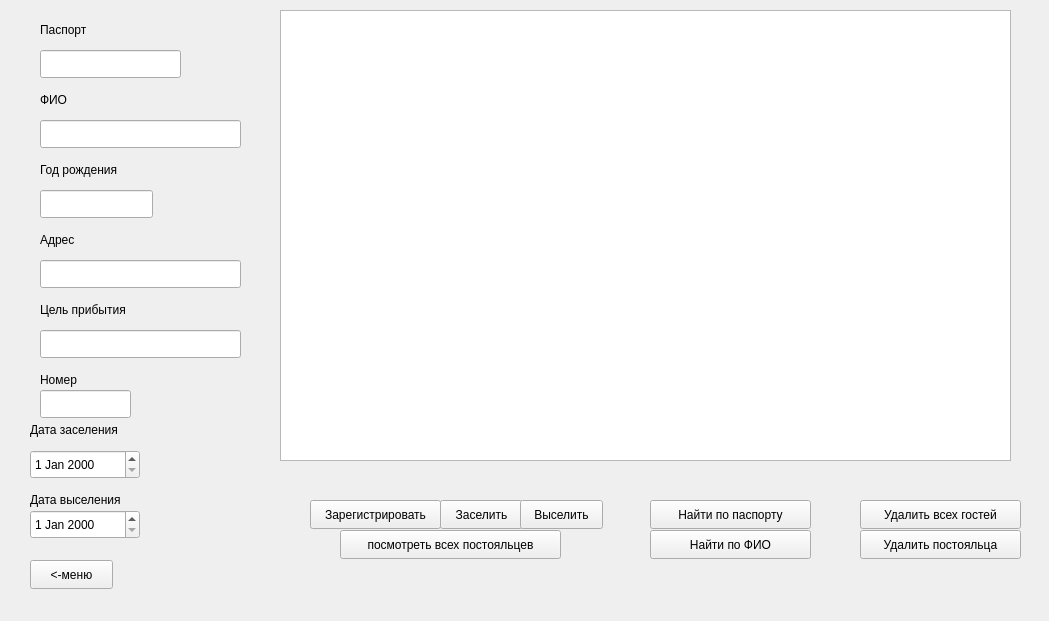
<?xml version="1.0" encoding="UTF-8"?>
<ui version="4.0">
 <class>human</class>
 <widget class="QWidget" name="human">
  <property name="geometry">
   <rect>
    <x>0</x>
    <y>0</y>
    <width>1049</width>
    <height>621</height>
   </rect>
  </property>
  <property name="windowTitle">
   <string>Form</string>
  </property>
  <widget class="QPushButton" name="pushButton">
   <property name="geometry">
    <rect>
     <x>30</x>
     <y>560</y>
     <width>83</width>
     <height>29</height>
    </rect>
   </property>
   <property name="text">
    <string>&lt;-меню</string>
   </property>
  </widget>
  <widget class="QPushButton" name="pushButton_2">
   <property name="geometry">
    <rect>
     <x>860</x>
     <y>530</y>
     <width>161</width>
     <height>29</height>
    </rect>
   </property>
   <property name="text">
    <string>Удалить постояльца</string>
   </property>
  </widget>
  <widget class="QPushButton" name="pushButton_3">
   <property name="geometry">
    <rect>
     <x>340</x>
     <y>530</y>
     <width>221</width>
     <height>29</height>
    </rect>
   </property>
   <property name="text">
    <string>посмотреть всех постояльцев</string>
   </property>
  </widget>
  <widget class="QPushButton" name="pushButton_4">
   <property name="geometry">
    <rect>
     <x>310</x>
     <y>500</y>
     <width>131</width>
     <height>29</height>
    </rect>
   </property>
   <property name="text">
    <string>Зарегистрировать</string>
   </property>
  </widget>
  <widget class="QPushButton" name="pushButton_5">
   <property name="geometry">
    <rect>
     <x>650</x>
     <y>500</y>
     <width>161</width>
     <height>29</height>
    </rect>
   </property>
   <property name="text">
    <string>Найти по паспорту</string>
   </property>
  </widget>
  <widget class="QPushButton" name="pushButton_6">
   <property name="geometry">
    <rect>
     <x>860</x>
     <y>500</y>
     <width>161</width>
     <height>29</height>
    </rect>
   </property>
   <property name="text">
    <string>Удалить всех гостей</string>
   </property>
  </widget>
  <widget class="QPushButton" name="pushButton_7">
   <property name="geometry">
    <rect>
     <x>650</x>
     <y>530</y>
     <width>161</width>
     <height>29</height>
    </rect>
   </property>
   <property name="text">
    <string>Найти по ФИО</string>
   </property>
  </widget>
  <widget class="QPushButton" name="pushButton_8">
   <property name="geometry">
    <rect>
     <x>440</x>
     <y>500</y>
     <width>83</width>
     <height>29</height>
    </rect>
   </property>
   <property name="text">
    <string>Заселить</string>
   </property>
  </widget>
  <widget class="QPushButton" name="pushButton_9">
   <property name="geometry">
    <rect>
     <x>520</x>
     <y>500</y>
     <width>83</width>
     <height>29</height>
    </rect>
   </property>
   <property name="text">
    <string>Выселить</string>
   </property>
  </widget>
  <widget class="QLineEdit" name="lineEdit">
   <property name="geometry">
    <rect>
     <x>40</x>
     <y>50</y>
     <width>141</width>
     <height>28</height>
    </rect>
   </property>
  </widget>
  <widget class="QLineEdit" name="lineEdit_2">
   <property name="geometry">
    <rect>
     <x>40</x>
     <y>120</y>
     <width>201</width>
     <height>28</height>
    </rect>
   </property>
  </widget>
  <widget class="QLineEdit" name="lineEdit_3">
   <property name="geometry">
    <rect>
     <x>40</x>
     <y>190</y>
     <width>113</width>
     <height>28</height>
    </rect>
   </property>
  </widget>
  <widget class="QLineEdit" name="lineEdit_4">
   <property name="geometry">
    <rect>
     <x>40</x>
     <y>260</y>
     <width>201</width>
     <height>28</height>
    </rect>
   </property>
  </widget>
  <widget class="QLineEdit" name="lineEdit_5">
   <property name="geometry">
    <rect>
     <x>40</x>
     <y>330</y>
     <width>201</width>
     <height>28</height>
    </rect>
   </property>
  </widget>
  <widget class="QLineEdit" name="lineEdit_6">
   <property name="geometry">
    <rect>
     <x>40</x>
     <y>390</y>
     <width>91</width>
     <height>28</height>
    </rect>
   </property>
  </widget>
  <widget class="QDateEdit" name="dateEdit">
   <property name="geometry">
    <rect>
     <x>30</x>
     <y>450</y>
     <width>110</width>
     <height>29</height>
    </rect>
   </property>
  </widget>
  <widget class="QDateEdit" name="dateEdit_2">
   <property name="geometry">
    <rect>
     <x>30</x>
     <y>510</y>
     <width>110</width>
     <height>29</height>
    </rect>
   </property>
  </widget>
  <widget class="QTableWidget" name="tableWidget">
   <property name="geometry">
    <rect>
     <x>280</x>
     <y>10</y>
     <width>731</width>
     <height>451</height>
    </rect>
   </property>
  </widget>
  <widget class="QLabel" name="label">
   <property name="geometry">
    <rect>
     <x>40</x>
     <y>20</y>
     <width>81</width>
     <height>20</height>
    </rect>
   </property>
   <property name="text">
    <string>Паспорт</string>
   </property>
  </widget>
  <widget class="QLabel" name="label_2">
   <property name="geometry">
    <rect>
     <x>40</x>
     <y>90</y>
     <width>63</width>
     <height>20</height>
    </rect>
   </property>
   <property name="text">
    <string>ФИО</string>
   </property>
  </widget>
  <widget class="QLabel" name="label_3">
   <property name="geometry">
    <rect>
     <x>40</x>
     <y>160</y>
     <width>111</width>
     <height>20</height>
    </rect>
   </property>
   <property name="text">
    <string>Год рождения</string>
   </property>
  </widget>
  <widget class="QLabel" name="label_4">
   <property name="geometry">
    <rect>
     <x>40</x>
     <y>230</y>
     <width>63</width>
     <height>20</height>
    </rect>
   </property>
   <property name="text">
    <string>Адрес</string>
   </property>
  </widget>
  <widget class="QLabel" name="label_5">
   <property name="geometry">
    <rect>
     <x>40</x>
     <y>300</y>
     <width>121</width>
     <height>20</height>
    </rect>
   </property>
   <property name="text">
    <string>Цель прибытия</string>
   </property>
  </widget>
  <widget class="QLabel" name="label_6">
   <property name="geometry">
    <rect>
     <x>40</x>
     <y>370</y>
     <width>63</width>
     <height>20</height>
    </rect>
   </property>
   <property name="text">
    <string>Номер</string>
   </property>
  </widget>
  <widget class="QLabel" name="label_7">
   <property name="geometry">
    <rect>
     <x>30</x>
     <y>420</y>
     <width>111</width>
     <height>20</height>
    </rect>
   </property>
   <property name="text">
    <string>Дата заселения</string>
   </property>
  </widget>
  <widget class="QLabel" name="label_8">
   <property name="geometry">
    <rect>
     <x>30</x>
     <y>490</y>
     <width>121</width>
     <height>20</height>
    </rect>
   </property>
   <property name="text">
    <string>Дата выселения</string>
   </property>
  </widget>
 </widget>
 <resources/>
 <connections/>
</ui>
